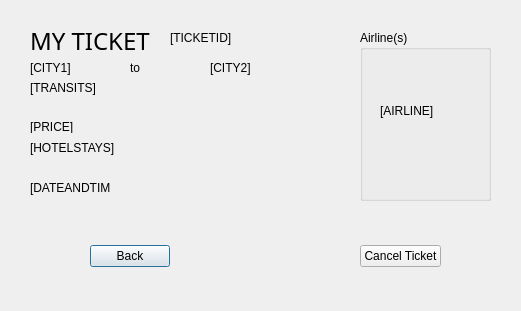
<?xml version="1.0" encoding="UTF-8"?>
<ui version="4.0">
 <class>MyTicket</class>
 <widget class="QDialog" name="MyTicket">
  <property name="geometry">
   <rect>
    <x>0</x>
    <y>0</y>
    <width>521</width>
    <height>311</height>
   </rect>
  </property>
  <property name="windowTitle">
   <string>MyTicket</string>
  </property>
  <widget class="QLabel" name="CITY1">
   <property name="geometry">
    <rect>
     <x>30</x>
     <y>60</y>
     <width>71</width>
     <height>16</height>
    </rect>
   </property>
   <property name="text">
    <string>[CITY1]</string>
   </property>
  </widget>
  <widget class="QLabel" name="fixed">
   <property name="geometry">
    <rect>
     <x>30</x>
     <y>20</y>
     <width>151</width>
     <height>41</height>
    </rect>
   </property>
   <property name="font">
    <font>
     <family>Raleway Black</family>
     <pointsize>18</pointsize>
    </font>
   </property>
   <property name="text">
    <string>MY TICKET</string>
   </property>
  </widget>
  <widget class="QLabel" name="fixed_to">
   <property name="geometry">
    <rect>
     <x>130</x>
     <y>60</y>
     <width>16</width>
     <height>16</height>
    </rect>
   </property>
   <property name="text">
    <string>to</string>
   </property>
  </widget>
  <widget class="QLabel" name="CITY2">
   <property name="geometry">
    <rect>
     <x>210</x>
     <y>60</y>
     <width>101</width>
     <height>16</height>
    </rect>
   </property>
   <property name="text">
    <string>[CITY2]</string>
   </property>
  </widget>
  <widget class="QLabel" name="PRICE">
   <property name="geometry">
    <rect>
     <x>30</x>
     <y>120</y>
     <width>47</width>
     <height>13</height>
    </rect>
   </property>
   <property name="text">
    <string>[PRICE]</string>
   </property>
  </widget>
  <widget class="QLabel" name="HOTELSTAYS">
   <property name="geometry">
    <rect>
     <x>30</x>
     <y>140</y>
     <width>91</width>
     <height>16</height>
    </rect>
   </property>
   <property name="text">
    <string>[HOTELSTAYS]</string>
   </property>
  </widget>
  <widget class="QLabel" name="TRANSITS">
   <property name="geometry">
    <rect>
     <x>30</x>
     <y>80</y>
     <width>341</width>
     <height>16</height>
    </rect>
   </property>
   <property name="text">
    <string>[TRANSITS]</string>
   </property>
  </widget>
  <widget class="QLabel" name="TICKETID">
   <property name="geometry">
    <rect>
     <x>170</x>
     <y>30</y>
     <width>111</width>
     <height>16</height>
    </rect>
   </property>
   <property name="text">
    <string>[TICKETID]</string>
   </property>
  </widget>
  <widget class="QWidget" name="layoutWidget">
   <property name="geometry">
    <rect>
     <x>90</x>
     <y>240</y>
     <width>351</width>
     <height>33</height>
    </rect>
   </property>
   <layout class="QHBoxLayout">
    <property name="spacing">
     <number>6</number>
    </property>
    <property name="leftMargin">
     <number>0</number>
    </property>
    <property name="topMargin">
     <number>0</number>
    </property>
    <property name="rightMargin">
     <number>0</number>
    </property>
    <property name="bottomMargin">
     <number>0</number>
    </property>
    <item>
     <widget class="QPushButton" name="backButton">
      <property name="text">
       <string>Back</string>
      </property>
     </widget>
    </item>
    <item>
     <spacer>
      <property name="orientation">
       <enum>Qt::Horizontal</enum>
      </property>
      <property name="sizeHint" stdset="0">
       <size>
        <width>131</width>
        <height>31</height>
       </size>
      </property>
     </spacer>
    </item>
    <item>
     <widget class="QPushButton" name="cancelTicketButton">
      <property name="text">
       <string>Cancel Ticket</string>
      </property>
     </widget>
    </item>
   </layout>
  </widget>
  <widget class="QLabel" name="DATEANDTIME">
   <property name="geometry">
    <rect>
     <x>30</x>
     <y>180</y>
     <width>81</width>
     <height>16</height>
    </rect>
   </property>
   <property name="text">
    <string>[DATEANDTIME]</string>
   </property>
  </widget>
  <widget class="QGroupBox" name="groupBox">
   <property name="geometry">
    <rect>
     <x>360</x>
     <y>30</y>
     <width>131</width>
     <height>171</height>
    </rect>
   </property>
   <property name="title">
    <string>Airline(s)</string>
   </property>
   <widget class="QLabel" name="AIRLINE">
    <property name="geometry">
     <rect>
      <x>20</x>
      <y>10</y>
      <width>81</width>
      <height>141</height>
     </rect>
    </property>
    <property name="text">
     <string>[AIRLINE]</string>
    </property>
   </widget>
  </widget>
 </widget>
 <layoutdefault spacing="6" margin="11"/>
 <resources/>
 <connections>
  <connection>
   <sender>backButton</sender>
   <signal>clicked()</signal>
   <receiver>MyTicket</receiver>
   <slot>reject()</slot>
   <hints>
    <hint type="sourcelabel">
     <x>58</x>
     <y>236</y>
    </hint>
    <hint type="destinationlabel">
     <x>199</x>
     <y>142</y>
    </hint>
   </hints>
  </connection>
  <connection>
   <sender>cancelTicketButton</sender>
   <signal>clicked()</signal>
   <receiver>MyTicket</receiver>
   <slot>accept()</slot>
   <hints>
    <hint type="sourcelabel">
     <x>362</x>
     <y>236</y>
    </hint>
    <hint type="destinationlabel">
     <x>219</x>
     <y>142</y>
    </hint>
   </hints>
  </connection>
 </connections>
</ui>
